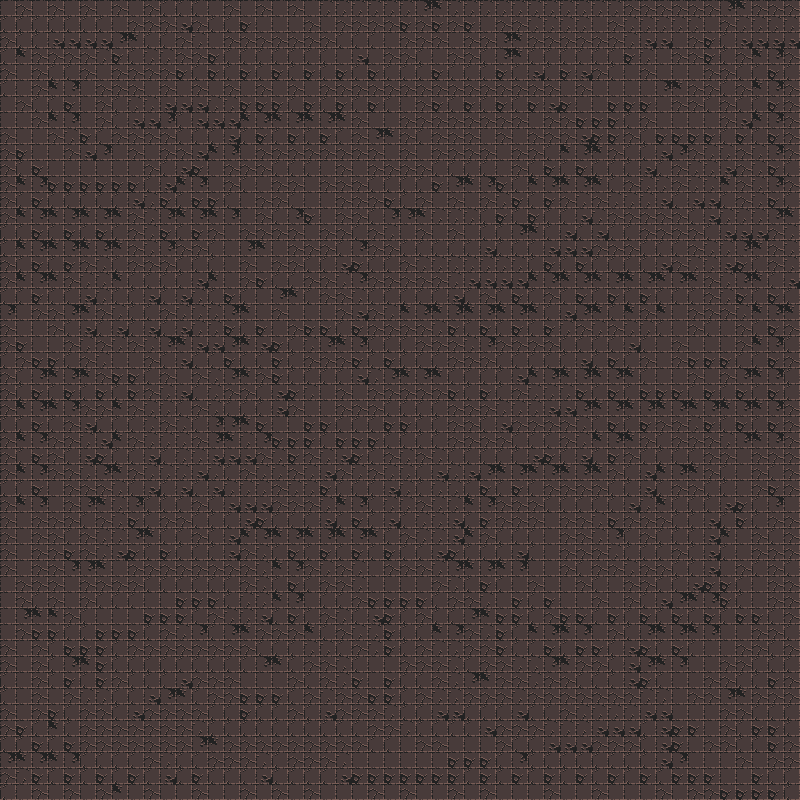

This is a level from a 2D game, rendered from its Tiled map with the project's own tilesets. A one-line summary and the map file follow, with tile-layer data summarised:
An orthogonal 50x50 tile map with 16x16 px tiles, 1 tile layer (ground).

<map version="1.2" tiledversion="1.3.1" orientation="orthogonal" renderorder="right-down" compressionlevel="-1" width="50" height="50" tilewidth="16" tileheight="16" infinite="0" nextlayerid="3" nextobjectid="1">
 <tileset firstgid="1" source="dungeon tile set.tsx" />
 <layer id="1" name="ground" width="50" height="50">
  <data>[2500 cells, 2500 non-empty, 8 distinct tile ids]</data>
 </layer>
</map>
